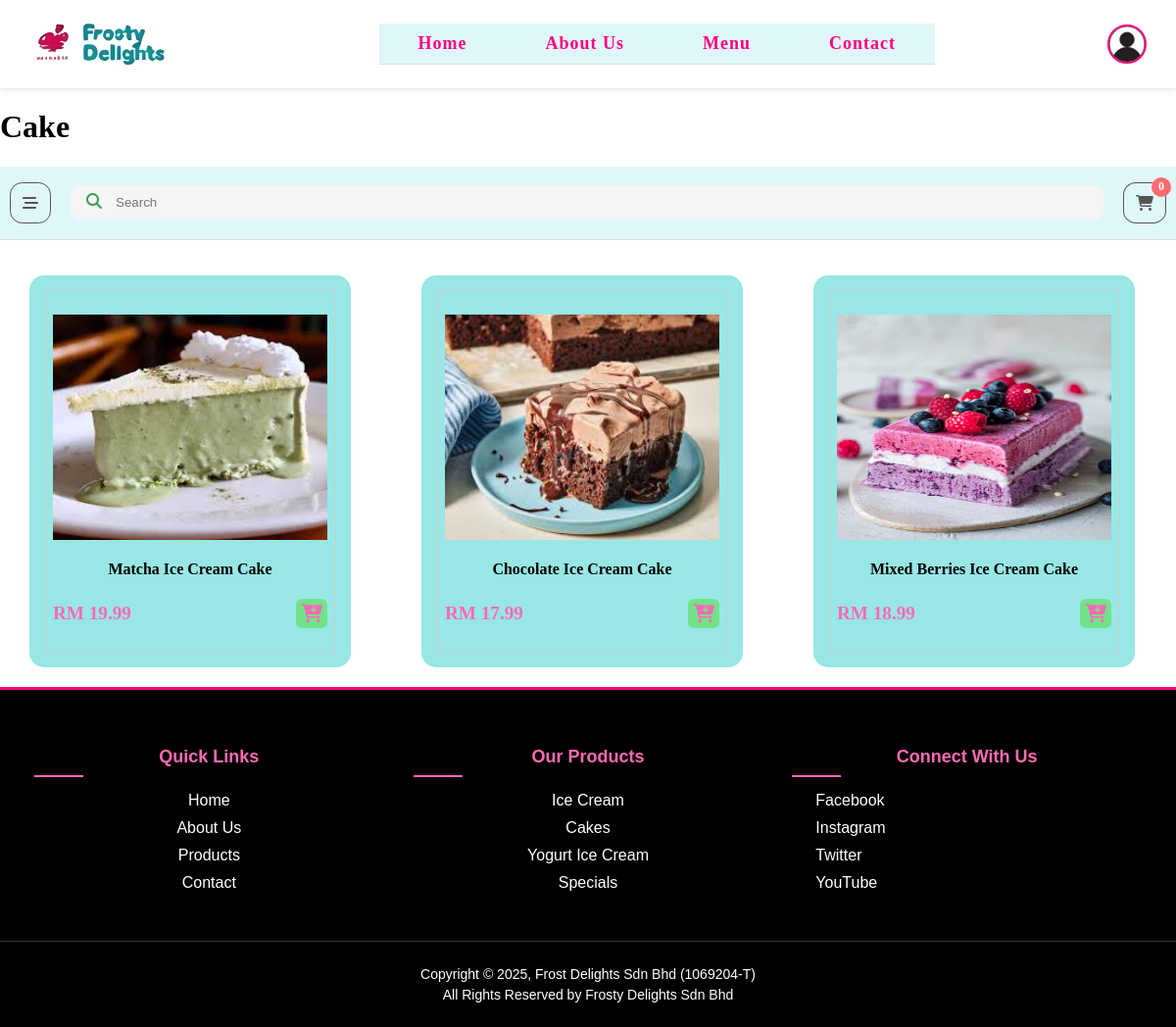
Screenshot of /modules/menu.php?category=Cake with the database file from the repository.
### tables this page shows
CREATE TABLE `product` (
  `id` char(4) NOT NULL,
  `name` varchar(100) NOT NULL,
  `category` varchar(100) NOT NULL,
  `Flavour` varchar(20) NOT NULL,
  `price` decimal(4,2) NOT NULL,
  `photo` varchar(100) NOT NULL,
  `Description` varchar(200) NOT NULL,
  `quantity` int(11) NOT NULL,
  `availability` tinyint(1) NOT NULL
);

### modules/menu.php (the view, shortened to what this page needs)
<?php
require '../base.php';
$search = isset($_GET['search']) ? trim($_GET['search']) : '';
$category = isset($_GET['category']) ? trim($_GET['category']) : '';
if (!empty($search) && !empty($category)) {
    $stmt = $_db->prepare('SELECT * FROM assignment.product WHERE name LIKE ? AND category = ?');
    $stmt->execute(['%' . $search . '%', $category]);
    $arr = $stmt->fetchAll(PDO::FETCH_OBJ);
} elseif (!empty($search)) {
    $stmt = $_db->prepare('SELECT * FROM assignment.product WHERE name LIKE ?');
    $stmt->execute(['%' . $search . '%']);
    $arr = $stmt->fetchAll(PDO::FETCH_OBJ);
} elseif (!empty($category)) {
    $stmt = $_db->prepare('SELECT * FROM assignment.product WHERE category = ?');
    $stmt->execute([$category]);
    $arr = $stmt->fetchAll(PDO::FETCH_OBJ);
} else {
    $stmt = $_db->query('SELECT * FROM assignment.product');
    $arr = $stmt->fetchAll(PDO::FETCH_OBJ);
}
include '../header.php';
$categoryName = "All Products";
if (!empty($category)) {
    $categoryName = $category;
}
?>
<h1><?= $categoryName ?></h1>
<nav class="menu">
    <div class="menu-bar" id="category-menu-toggle">
        <i class="fa-solid fa-bars-staggered"></i>
    </div>
    <div class="search-box">
        <i class="fa-solid fa-magnifying-glass"></i>
        <input type="text" id="product-search" placeholder="Search" value="<?= htmlspecialchars($search) ?>"/>
    </div>
    <div class="cart">
        <i class="fa-solid fa-cart-shopping"></i>
        <span>0</span>
    </div>
</nav>
<div class="product-grid">
    <?php if (!empty($arr)): ?>
        <?php foreach ($arr as $product): ?>
        <div class="product_class">
            <div class="product" data-name="<?= $product->id ?>">
                <img src="/images/<?= $product->photo ?>">
                <h4 class="product-name"><?= $product->name?></h4>
                <div class="product-price">
                    <div class="price">RM <?= $product->price?></div>
                    <i class="fa-solid fa-cart-plus"></i>
                </div>
            </div>
        </div>
        <?php endforeach; ?>
    <?php else: ?>
        <div class="no-products">No products found matching your criteria</div>
    <?php endif; ?>
</div>
<?php
include '../footer.php';
?>

### css/style.css (style rules this page uses)
:root { --primary-color: #ff0080; --primary-light: #ff69b4; --primary-dark: #d6006b; --secondary-color: #000; --text-color: #fff; --card-bg: #181818; --accent-color: #222; }
html, body { height: 100%; min-height: 100%; margin: 0; padding: 0; }
body { display: flex; flex-direction: column; min-height: 100vh; }
img { display: flex; width: 40px; height: 40px; }
nav { background: var(--secondary-color); border-bottom: 2px solid var(--primary-color); display: flex; align-items: center; background-color: #E0F7FA; border-bottom: 1px solid #ddd; justify-items: center; }
.flavor-price, .product-price { color: var(--primary-light); font-weight: bold; font-size: 1.2rem; }
.product-grid { display: flex; justify-content: center; gap: 20px; }
.product-grid { margin-top: 1rem; align-items: center; justify-content: center; display:grid; grid-template-columns: repeat(3, 380px); }
.product-grid .product_class { align-items: center; justify-content: center; width: fit-content; padding: 20px; }
.product-grid .product_class .product { text-align: center; padding: 2.5rem 1.5rem; background: rgb(152, 231, 229); outline: .1rem solid #ccc; outline-offset: -1rem; border-radius: 15px; }
.product-grid .product_class .product img { height:230px; width:280px; margin: auto; cursor: pointer; }
.product-grid .product_class .product .product-price { display: flex; align-items: center; width: 100%; justify-content: space-between; }
.product-price .price { font-weight: 600; }
.fa-cart-plus { background: rgb(114, 226, 136); border-radius: 20%; padding: 5px; cursor: pointer; }
.menu { padding: 1rem 0; display: flex; justify-content: space-between; align-items: center; gap: 20px; width: 1200px; margin: auto; }
.menu .search-box { background: whitesmoke; border-radius: 10px; flex: 1; align-items: center; padding: 0 1rem; }
.menu .search-box i { color: rgb(54, 158, 75); }
.menu .search-box input { background: transparent; padding: 10px; width: 80%; }
.menu .menu-bar { display: flex; align-items: center; gap: 10px; margin-left: 10px; }
.menu .menu-bar i { padding: 10px; border-radius: 5px; cursor: pointer; background: whitesmoke; }
.fa-bars-staggered { background: transparent !important; border: 1px solid ; color: rgb(54, 158, 75); }
.menu .cart { display: flex; align-items: center; gap: 10px; margin-right: 10px; }
.menu .cart i { padding: 10px; border-radius: 5px; cursor: pointer; background: whitesmoke; }
.fa-cart-shopping { background: transparent !important; border: 1px solid ; color: rgb(54, 158, 75); }
.cart { position: relative; }
.cart span { background: rgb(236, 12, 12); color: white; border-radius: 50%; width: 15px; height: 15px; font-size: 9px; display: flex; align-items: center; justify-content: center; font-weight: 600; position: absolute; right: -5px; top: -5px; }
* { outline: none; border: none; box-sizing: border-box; }
.menu .menu-bar { display: flex; align-items: center; gap: 10px; margin-left: 10px; cursor: pointer; position: relative; }
.menu .menu-bar i { padding: 12px; border-radius: 30%; background-color: #f8f8f8; transition: all 0.2s ease; color: #555; font-size: 16px; }
.menu .cart i { padding: 12px; border-radius: 30%; background-color: #f8f8f8; transition: all 0.2s ease; color: #555; font-size: 16px; }
.menu .cart span { position: absolute; top: -5px; right: -5px; background-color: #ff6b6b; color: white; border-radius: 50%; width: 20px; height: 20px; display: flex; align-items: center; justify-content: center; font-size: 12px; font-weight: 600; }

### rows the page displays
product: photo (picture), name "Matcha Ice Cream Cake", price "19.99"
product: photo (picture), name "Chocolate Ice Cream Cake", price "17.99"
product: photo (picture), name "Mixed Berries Ice Cream Cake", price "18.99"

### other values shown
$categoryName "Cake"
